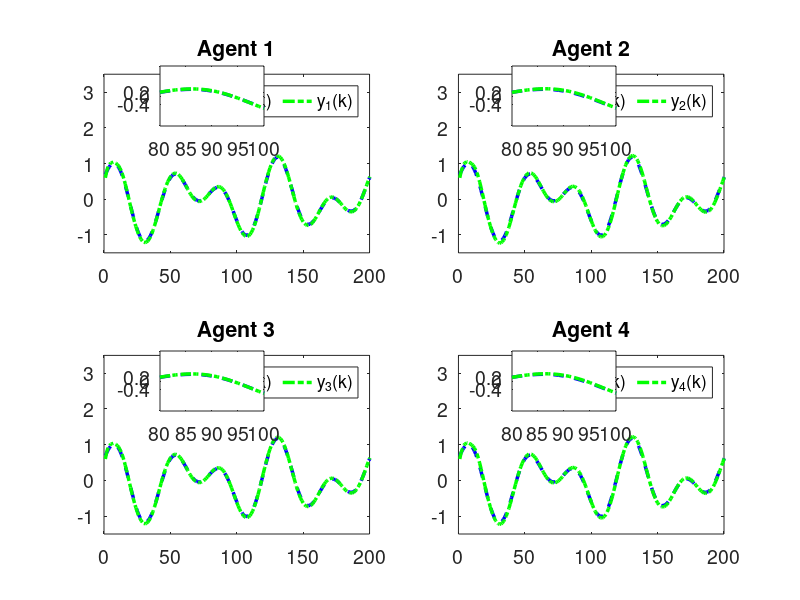
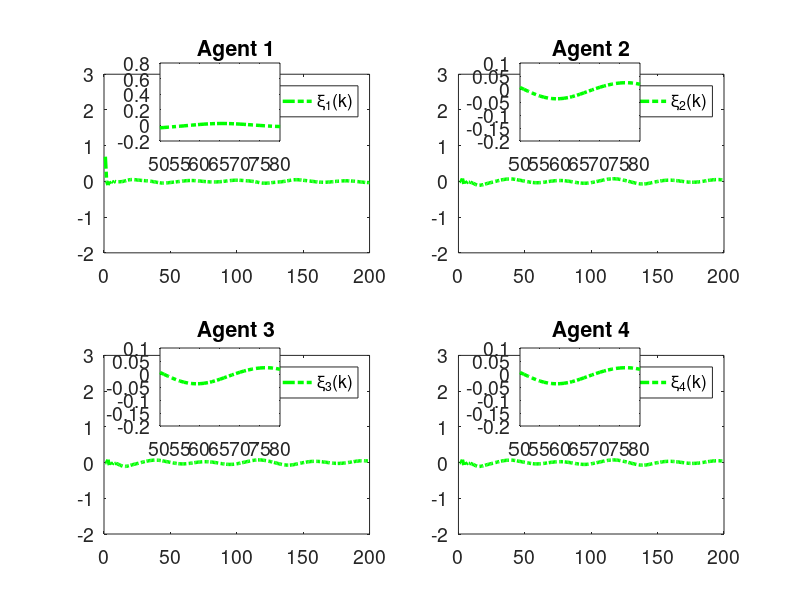

MATLAB code to generate these figures, in order:
clc; clear;

% Parameters
rho = 7.5;            % Increase gain for better control response
eta = 1;              % Increase to make the adaptive update faster
lamda = 350;          % Model-free parameter
mu = 0.005;           % Adaptive parameter
epsilon = 1e-5;       % Small threshold for stability
alpha = 15;           % Smoothing factor for error dynamics
T = 0.1;              % Sampling time (kept for calculations but not used in time vector)
gamma1 = 0.45;        % Adjust control gains for faster tracking
gamma2 = 0.15;        % Adjust control gains
gamma3 = 0.45;        % Adjust control gains
gamma4 = 0.15;        % Adjust control gains
beta = 10;            % Sliding mode coefficient
sigma = 95;           % Sliding mode parameter
tau = 1e-5;           % Small damping term

rT = 1024;            % Sample rate
L = 200;              % Time steps
m = 200;              % Data size
n = 600;              % Data size

% Initialization
phi1 = zeros(m+1,1); 
phi2 = zeros(m+1,1); 
phi3 = zeros(m+1,1); 
phi4 = zeros(m+1,1);
mfa1 = zeros(m+1,1); 
mfa2 = zeros(m+1,1); 
mfa3 = zeros(m+1,1); 
mfa4 = zeros(m+1,1);
sm1 = zeros(m,1);  
sm2 = zeros(m,1);  
sm3 = zeros(m,1);  
sm4 = zeros(m,1);
y1 = zeros(m+1,1); 
y2 = zeros(m+1,1); 
y3 = zeros(m+1,1); 
y4 = zeros(m+1,1);
u1 = zeros(m,1);   
u2 = zeros(m,1);   
u3 = zeros(m,1);   
u4 = zeros(m,1);
xi1 = zeros(m,1);  
xi2 = zeros(m,1);  
xi3 = zeros(m,1);  
xi4 = zeros(m,1);
s1 = zeros(m,1);   
s2 = zeros(m,1);   
s3 = zeros(m,1);   
s4 = zeros(m,1);
yd = zeros(m+1,1);

% Desired signal (Reference trajectory)
for k = 1:1:m+1
    % yd(k) = 0.6; % Time-invariant constant reference signal
    yd(k) = 0.6 * sin(0.05 * pi * k) + 0.6 * cos(0.03 * pi * k);
end

for k = 1:m
    % Adaptive Gain update
    if k == 1
        phi1(k) = 4.0; 
        phi2(k) = 4.0; 
        phi3(k) = 4.0; 
        phi4(k) = 4.0;
    elseif k == 2
        phi1(k) = phi1(k-1) + (eta * u1(k-1) / (mu + u1(k-1)^2)) * (y1(k) - phi1(k-1)*u1(k-1));
        phi2(k) = phi2(k-1) + (eta * u2(k-1) / (mu + u2(k-1)^2)) * (y2(k) - phi2(k-1)*u2(k-1));
        phi3(k) = phi3(k-1) + (eta * u3(k-1) / (mu + u3(k-1)^2)) * (y3(k) - phi3(k-1)*u3(k-1));
        phi4(k) = phi4(k-1) + (eta * u4(k-1) / (mu + u4(k-1)^2)) * (y4(k) - phi4(k-1)*u4(k-1));
    else
        phi1(k) = phi1(k-1) + (eta * (u1(k-1) - u1(k-2)) / (mu + (u1(k-1) - u1(k-2))^2)) * (y1(k) - y1(k-1) - phi1(k-1) * (u1(k-1) - u1(k-2)));
        phi2(k) = phi2(k-1) + (eta * (u2(k-1) - u2(k-2)) / (mu + (u2(k-1) - u2(k-2))^2)) * (y2(k) - y2(k-1) - phi2(k-1) * (u2(k-1) - u2(k-2)));
        phi3(k) = phi3(k-1) + (eta * (u3(k-1) - u3(k-2)) / (mu + (u3(k-1) - u3(k-2))^2)) * (y3(k) - y3(k-1) - phi3(k-1) * (u3(k-1) - u3(k-2)));
        phi4(k) = phi4(k-1) + (eta * (u4(k-1) - u4(k-2)) / (mu + (u4(k-1) - u4(k-2))^2)) * (y4(k) - y4(k-1) - phi4(k-1) * (u4(k-1) - u4(k-2)));
    end

    % Stability protection
    if k > 2 && (abs(phi1(k)) <= epsilon || abs(u1(k-1) - u1(k-2)) <= epsilon || sign(phi1(k)) ~= sign(phi1(1)))
        phi1(k) = phi1(1);
    end
    if k > 2 && (abs(phi2(k)) <= epsilon || abs(u2(k-1) - u2(k-2)) <= epsilon || sign(phi2(k)) ~= sign(phi2(1)))
        phi2(k) = phi2(1);
    end
    if k > 2 && (abs(phi3(k)) <= epsilon || abs(u3(k-1) - u3(k-2)) <= epsilon || sign(phi3(k)) ~= sign(phi3(1)))
        phi3(k) = phi3(1);
    end
    if k > 2 && (abs(phi4(k)) <= epsilon || abs(u4(k-1) - u4(k-2)) <= epsilon || sign(phi4(k)) ~= sign(phi4(1)))
        phi4(k) = phi4(1);
    end

    % Error dynamics
    xi1(k) = yd(k) - 2*y1(k) + y4(k);
    xi2(k) = y1(k) - 2*y2(k) + y3(k);
    xi3(k) = y2(k) + yd(k) - 2*y3(k);
    xi4(k) = y1(k) + y3(k) - 2*y4(k);

    % Fix: Handle k=1 case for sliding surfaces
    if k == 1
        s1(k) = 0;
        s2(k) = 0;
        s3(k) = 0;
        s4(k) = 0;
    else
        s1(k) = alpha * xi1(k) - xi1(k-1);
        s2(k) = alpha * xi2(k) - xi2(k-1);
        s3(k) = alpha * xi3(k) - xi3(k-1);
        s4(k) = alpha * xi4(k) - xi4(k-1);
    end

    % MFAC updates
    if k == 1
        mfa1(k) = 0;
        mfa2(k) = 0;
        mfa3(k) = 0;
        mfa4(k) = 0;
    else
        mfa1(k) = mfa1(k-1) + (rho * phi1(k)) / (lamda + abs(phi1(k)^2)) * xi1(k);
        mfa2(k) = mfa2(k-1) + (rho * phi2(k)) / (lamda + abs(phi2(k)^2)) * xi2(k);
        mfa3(k) = mfa3(k-1) + (rho * phi3(k)) / (lamda + abs(phi3(k)^2)) * xi3(k);
        mfa4(k) = mfa4(k-1) + (rho * phi4(k)) / (lamda + abs(phi4(k)^2)) * xi4(k);
    end

    % SMC updates
    if k == 1 
        sm1(k) = 0;
        sm2(k) = 0;
        sm3(k) = 0;
        sm4(k) = 0;
    else
        sm1(k) = sm1(k-1) + (beta * phi1(k)) / (sigma + (phi1(k))^2) * ...
            ( (xi1(k) + (y4(k) - y4(k-1)) + (yd(k+1) - yd(k))) / (1 + 1) ...
            - (xi1(k)) / (alpha * (2)) + tau * sign(s1(k)) );

        sm2(k) = sm2(k-1) + (beta * phi2(k)) / (sigma + (phi2(k)^2)) * ...
            ( (xi2(k) + (y1(k) - y1(k-1)) + (y3(k) - y3(k-1))) / (1 + 1) ...
            - (xi2(k)) / (alpha * 2) + tau * sign(s2(k)) );

        sm3(k) = sm3(k-1) + (beta * phi3(k)) / (sigma + (phi3(k)^2)) * ...
            ( (xi3(k) + (y2(k) - y2(k-1)) + (yd(k+1) - yd(k))) / (1 + 1) ...
            - (xi3(k)) / (alpha * (2)) + tau * sign(s3(k)) );

        sm4(k) = sm4(k-1) + (beta * phi4(k)) / (sigma + (phi4(k)^2)) * ...
            ( (xi4(k) + (y1(k) - y1(k-1)) + (y3(k) - y3(k-1))) / (1 + 1) ...
            - (xi4(k)) / (alpha * (2)) + tau * sign(s4(k)) );
    end

    % Control signal
    if k == 1
        u1(k) = 0.01;
        u2(k) = 0.01;
        u3(k) = 0.01;
        u4(k) = 0.01;
    else
        u1(k) = mfa1(k) + gamma1 * sm1(k);
        u2(k) = mfa2(k) + gamma2 * sm2(k);
        u3(k) = mfa3(k) + gamma3 * sm3(k);
        u4(k) = mfa4(k) + gamma4 * sm4(k);
    end
    if k == 1
        y1(k) = 0.6;
        y2(k) = 0.6;
        y3(k) = 0.6;
        y4(k) = 0.6;
    end

    % Plant model update with nonlinear term and feedforward
    a = 0.5;
    b1 = 1.2 * n / (rT * 0.2);
    b2 = 1.2 * n / (rT * 0.2);
    b3 = 1.2 * n / (rT * 0.2);
    b4 = 1.2 * n / (rT * 0.2);
    
    nonlinearity1 = 0.03; % Coefficient for cubic nonlinearity
    nonlinearity2 = 0.01; % Coefficient for cubic nonlinearity
    nonlinearity3 = 0.02; % Coefficient for cubic nonlinearity
    nonlinearity4 = 0.01; % Coefficient for cubic nonlinearity
    ff_gain = 0.45; % Feedforward gain
    
    % Add cubic nonlinearity and feedforward term
    y1(k+1) = a * y1(k) + b1 * u1(k) - nonlinearity1 * y1(k)^3 + ff_gain;
    y2(k+1) = a * y2(k) + b2 * u2(k) - nonlinearity2 * y2(k)^2 + ff_gain;
    y3(k+1) = a * y3(k) + b3 * u3(k) - nonlinearity3 * y3(k)^3 + ff_gain;
    y4(k+1) = a * y4(k) + b4 * u4(k) - nonlinearity4 * y4(k)^2 + ff_gain;
end

% Calculate Mean Squared Error and Mean for each xi_i(k)
mse_xi1 = mean(xi1.^2);
mse_xi2 = mean(xi2.^2);
mse_xi3 = mean(xi3.^2);
mse_xi4 = mean(xi4.^2);
mean_xi1 = mean(xi1);
mean_xi2 = mean(xi2);
mean_xi3 = mean(xi3);
mean_xi4 = mean(xi4);

% Print MSE and Mean values
fprintf('Mean Squared Error for xi_1(k): %.10e\n', mse_xi1);

fprintf('Mean Squared Error for xi_2(k): %.10e\n', mse_xi2);

fprintf('Mean Squared Error for xi_3(k): %.10e\n', mse_xi3);

fprintf('Mean Squared Error for xi_4(k): %.10e\n', mse_xi4);


% Plotting
% Time vector for plotting
t = 1:1:m+1;  % Gives 201 points, as expected
font_size = 14;

% Verify time vector and array lengths
disp(['Length of t: ', num2str(length(t))]); % Should display 201
disp(['Length of y1: ', num2str(length(y1))]); % Should be 201
disp(['Length of yd: ', num2str(length(yd))]); % Should be 201
disp(['Length of xi1: ', num2str(length(xi1))]); % Should be 200

% Plot 4 subplots
figure('Position', [100, 100, 15*100, 7.5*100]); % [left, bottom, width, height] in pixels
subplot(2,2,1);
plot(t, yd, '--b', 'LineWidth', 2.5); hold on;
plot(t, y1, '-.g', 'LineWidth', 2.5);
title('Agent 1'); grid off;
legend('y_d(k)','y_1(k)','Orientation', 'horizontal');
set(gca, 'FontSize', font_size);
xlim([0 m]); % X-axis starts from 0
ylim([-1.5 3.5]); % Y-axis limits for Agent 1

zoom_x_start = 80; % Start of zoomed x-range
zoom_x_end = 100; % End of zoomed x-range
axes('Position', [0.20,0.79,0.13,0.10]);
box on; hold on;
plot(t, yd, '--b', 'LineWidth', 2.5);
plot(t, y1, '-.g', 'LineWidth', 2.5);
xlim([zoom_x_start zoom_x_end]);
yticks([-0.4,0,0.2]);
set(gca, 'FontSize', font_size);

subplot(2,2,2);
plot(t, yd, '--b', 'LineWidth', 2.5); hold on;
plot(t, y2, '-.g', 'LineWidth', 2.5);
title('Agent 2'); grid off;
legend('y_d(k)','y_2(k)','Orientation', 'horizontal');
set(gca, 'FontSize', font_size);
xlim([0 m]); % X-axis starts from 0
ylim([-1.5 3.5]); % Y-axis limits for Agent 2

axes('Position', [0.64,0.79,0.13,0.10]);
box on; hold on;
plot(t, yd, '--b', 'LineWidth', 2.5);
plot(t, y2, '-.g', 'LineWidth', 2.5);
xlim([zoom_x_start zoom_x_end]);
yticks([-0.4,0,0.2]);
set(gca, 'FontSize', font_size);

subplot(2,2,3);
plot(t, yd, '--b', 'LineWidth', 2.5); hold on;
plot(t, y3, '-.g', 'LineWidth', 2.5);
title('Agent 3'); grid off;
legend('y_d(k)','y_3(k)','Orientation', 'horizontal');
set(gca, 'FontSize', font_size);
xlim([0 m]); % X-axis starts from 0
ylim([-1.5 3.5]); % Y-axis limits for Agent 3

axes('Position', [0.20,0.315,0.13,0.10]);
box on; hold on;
plot(t, yd, '--b', 'LineWidth', 2.5);
plot(t, y3, '-.g', 'LineWidth', 2.5);
xlim([zoom_x_start zoom_x_end]);
yticks([-0.4,0,0.2]);
set(gca, 'FontSize', font_size);

subplot(2,2,4);
plot(t, yd, '--b', 'LineWidth', 2.5); hold on;
plot(t, y4, '-.g', 'LineWidth', 2.5);
title('Agent 4'); grid off;
legend('y_d(k)','y_4(k)','Orientation', 'horizontal');
set(gca, 'FontSize', font_size);
xlim([0 m]); % X-axis starts from 0
ylim([-1.5 3.5]); % Y-axis limits for Agent 4

axes('Position', [0.64,0.315,0.13,0.10]);
box on; hold on;
plot(t, yd, '--b', 'LineWidth', 2.5);
plot(t, y4, '-.g', 'LineWidth', 2.5);
xlim([zoom_x_start zoom_x_end]);
yticks([-0.4,0,0.2]);
set(gca, 'FontSize', font_size);







% Plot 4 subplots


figure('Position', [100, 100, 15*100, 7.5*100]); % [left, bottom, width, height] in pixels
subplot(2,2,1);
plot(t(1:end-1), xi1, '-.g', 'LineWidth', 2.5);
title('Agent 1'); grid off;
legend('\xi_1(k)','y_1','Orientation', 'horizontal');
set(gca, 'FontSize', font_size);
xlim([0 m]); % X-axis starts from 0
ylim([-2 3]); % Y-axis limits for Agent 1

zoom_x_start_xi = 50; % Start of zoomed x-range
zoom_x_end_xi = 80; % End of zoomed x-range0.20,0.79,0.13,0.10
axes('Position', [0.20,0.765,0.15,0.13]);
box on; hold on;
plot(t(1:end-1), xi1, '-.g', 'LineWidth', 2.5);
xlim([zoom_x_start_xi zoom_x_end_xi]);
% yticks([-2.000000000000000e-04,0,2.000000000000000e-04,4.000000000000001e-04,6.000000000000001e-04]);
set(gca, 'FontSize', font_size);

subplot(2,2,2);
plot(t(1:end-1), xi2, '-.g', 'LineWidth', 2.5);
title('Agent 2'); grid off;
legend('\xi_2(k)','y_2','Orientation', 'horizontal');
set(gca, 'FontSize', font_size);
xlim([0 m]); % X-axis starts from 0
ylim([-2 3]); % Y-axis limits for Agent 2

axes('Position', [0.65,0.765,0.15,0.13]);
box on; hold on;
plot(t(1:end-1), xi2, '-.g', 'LineWidth', 2.5);
xlim([zoom_x_start_xi zoom_x_end_xi]);
% yticks([-2.000000000000000e-04,0,2.000000000000000e-04,4.000000000000001e-04,6.000000000000001e-04]);
set(gca, 'FontSize', font_size);

subplot(2,2,3);
plot(t(1:end-1), xi2, '-.g', 'LineWidth', 2.5);
title('Agent 3'); grid off;
legend('\xi_3(k)','y_3','Orientation', 'horizontal');
set(gca, 'FontSize', font_size);
xlim([0 m]); % X-axis starts from 0
ylim([-2 3]); % Y-axis limits for Agent 2

axes('Position', [0.20,0.290,0.15,0.13]);
box on; hold on;
plot(t(1:end-1), xi2, '-.g', 'LineWidth', 2.5);
xlim([zoom_x_start_xi zoom_x_end_xi]);
% yticks([0.599,0.6,0.601]);
set(gca, 'FontSize', font_size);

subplot(2,2,4);
plot(t(1:end-1), xi4, '-.g', 'LineWidth', 2.5);
title('Agent 4'); grid off;
legend('\xi_4(k)','y_4','Orientation', 'horizontal');
set(gca, 'FontSize', font_size);
xlim([0 m]); % X-axis starts from 0
ylim([-2 3]); % Y-axis limits for Agent 4

axes('Position', [0.65,0.290,0.15,0.13]);
box on; hold on;
plot(t(1:end-1), xi4, '-.g', 'LineWidth', 2.5);
xlim([zoom_x_start_xi zoom_x_end_xi]);
% xticks([64,64.5,65])
% yticks([-1.000000000000000e-04,0,1.000000000000000e-04]);
set(gca, 'FontSize', font_size);
hold off;
